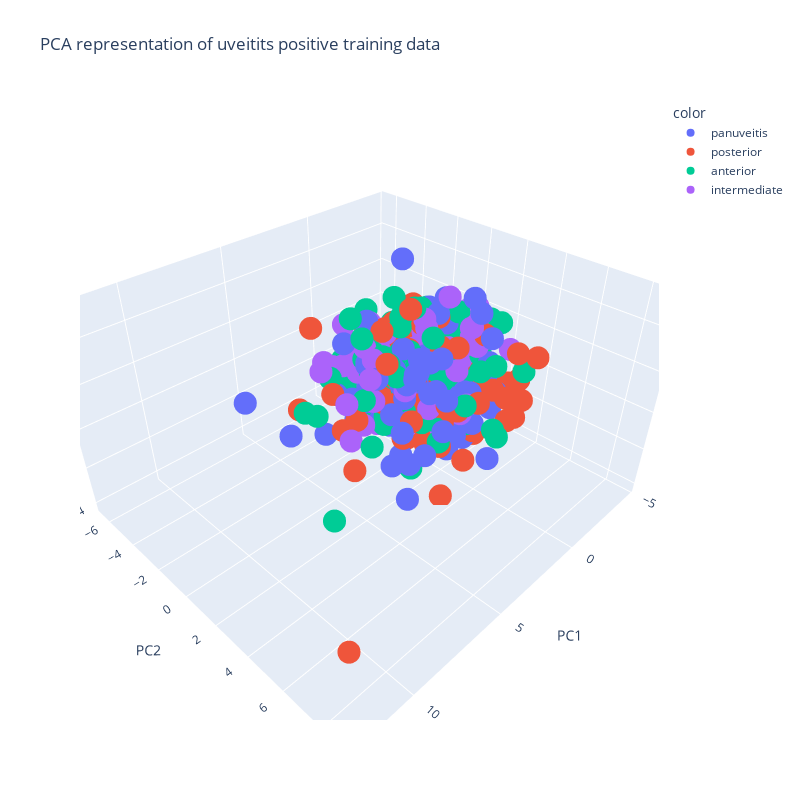

The notebook cell this image was saved under:
### Markdown cell above
## 3-Dimensional Data Representation

### Code cell
from sklearn.decomposition import PCA
import plotly.express as px

pca = PCA(n_components=3)
pipeline = Pipeline(steps=[('prep', USE_IMPUTER),('pca',pca)])
X_pca = pipeline.fit_transform(X_train)
X_pca = pd.DataFrame(X_pca)
fig = px.scatter_3d(X_pca, x=0, y=1, z=2, color = y_train.values,
                   title="PCA representation of uveitits positive training data", labels={"0":"PC1","1":"PC2","2":"PC3"}, opacity=1,
                   width=800, height=800, size_max=.5)
fig.show()
print(f'Retained Variance: {round(sum(pipeline["pca"].explained_variance_ratio_)*100,2)} %')

### Figure 1 — Plotly figure (JSON) as saved in the notebook; plotly's stock layout.template omitted (floating-point values rounded to 4 significant figures; data arrays with more than 128 entries replaced by an {"elided": "..."} marker saying what was removed)
{"data": [{"hovertemplate": "color=panuveitis<br>PC1=%{x}<br>PC2=%{y}<br>PC3=%{z}<extra></extra>", "legendgroup": "panuveitis", "marker": {"color": "#636efa", "opacity": 1, "symbol": "circle"}, "mode": "markers", "name": "panuveitis", "scene": "scene", "showlegend": true, "type": "scatter3d", "x": {"elided": "165 float values"}, "y": {"elided": "165 float values"}, "z": {"elided": "165 float values"}}, {"hovertemplate": "color=posterior<br>PC1=%{x}<br>PC2=%{y}<br>PC3=%{z}<extra></extra>", "legendgroup": "posterior", "marker": {"color": "#EF553B", "opacity": 1, "symbol": "circle"}, "mode": "markers", "name": "posterior", "scene": "scene", "showlegend": true, "type": "scatter3d", "x": {"elided": "182 float values"}, "y": {"elided": "182 float values"}, "z": {"elided": "182 float values"}}, {"hovertemplate": "color=anterior<br>PC1=%{x}<br>PC2=%{y}<br>PC3=%{z}<extra></extra>", "legendgroup": "anterior", "marker": {"color": "#00cc96", "opacity": 1, "symbol": "circle"}, "mode": "markers", "name": "anterior", "scene": "scene", "showlegend": true, "type": "scatter3d", "x": {"elided": "167 float values"}, "y": {"elided": "167 float values"}, "z": {"elided": "167 float values"}}, {"hovertemplate": "color=intermediate<br>PC1=%{x}<br>PC2=%{y}<br>PC3=%{z}<extra></extra>", "legendgroup": "intermediate", "marker": {"color": "#ab63fa", "opacity": 1, "symbol": "circle"}, "mode": "markers", "name": "intermediate", "scene": "scene", "showlegend": true, "type": "scatter3d", "x": {"elided": "132 float values"}, "y": {"elided": "132 float values"}, "z": {"elided": "132 float values"}}], "layout": {"height": 800, "legend": {"title": {"text": "color"}, "tracegroupgap": 0}, "scene": {"domain": {"x": [0, 1], "y": [0, 1]}, "xaxis": {"title": {"text": "PC1"}}, "yaxis": {"title": {"text": "PC2"}}, "zaxis": {"title": {"text": "PC3"}}}, "title": {"text": "PCA representation of uveitits positive training data"}, "width": 800}}
